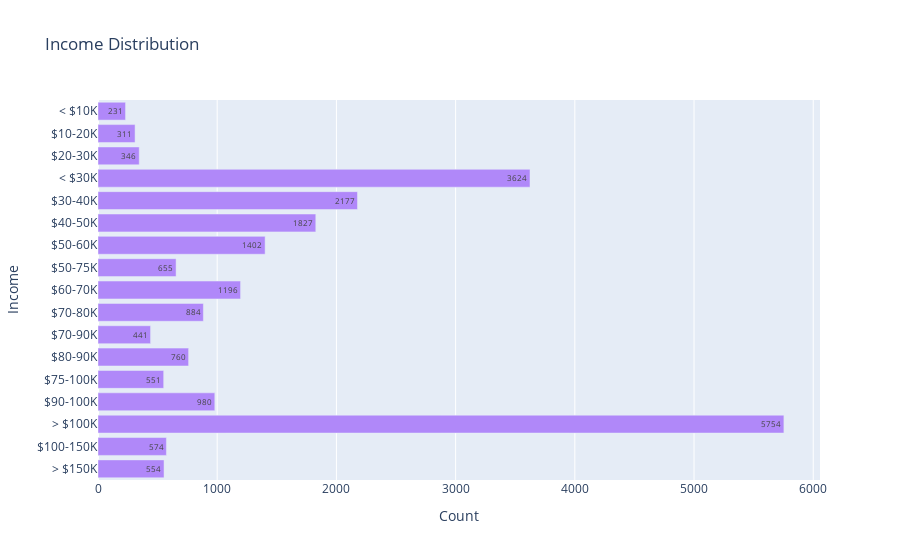

Notebook source saved alongside this figure:
### Code cell
# examine distinct values of INCOME column
df_income_values = sqldf(
    """
    SELECT DISTINCT INCOME
    FROM df_combined
    ORDER BY INCOME ASC
    """
)
# print(df_income_values)

# get count of each income category
# can also use pandas values_count() to achieve this
df_income_distribution = sqldf(
    """
    SELECT INCOME as Income, COUNT(*) as Count
    FROM df_combined
    Where Income NOT IN (
        "Refused",
        "Don't know/Refused/Web blank"
    )
    GROUP BY Income
    """
)

# replace income values with easier-to-read values
df_income_distribution = df_income_distribution.replace({
    'Less than $10,000':'< $10K',
    '$10,000 to less than $20,000':'$10-20K',
    '$20,000 to less than $30,000':'$20-30K',
    'Less than $30,000':'< $30K',
    '$30,000 to less than $40,000':'$30-40K',
    '$40,000 to less than $50,000':'$40-50K',
    '$50,000 to less than $60,000':'$50-60K',
    '$50,000 to less than $75,000': '$50-75K',
    '$60,000 to less than $70,000':'$60-70K',
    '$70,000 to less than $80,000':'$70-80K',
    '$70,000 to less than $90,000':'$70-90K',
    '$75,000 to less than $100,000':'$75-100K',
    '$80,000 to less than $90,000':'$80-90K',
    '$90,000 to less than $100,000':'$90-100K',
    '$100,000 or more':'> $100K',
    '$100,000 to less than $150,000':'$100-150K',
    '$150,000 or more':'> $150K'
})


fig = px.bar(
    df_income_distribution, 
    y='Income', 
    x='Count', 
    text='Count',
    title="Income Distribution",
    color_discrete_sequence=['#b088f9'],
    category_orders={'Income':[
        '< $10K',
        '$10-20K',
        '$20-30K',
        '< $30K',
        '$30-40K',
        '$40-50K',
        '$50-60K',
        '$50-75K',
        '$60-70K',
        '$70-80K',
        '$70-90K',
        '$80-90K',
        '$75-100K',
        '$90-100K',
        '> $100K',
        '$100-150K',
        '> $150K'
    ]}
)
fig.show()

### Figure 1 — Plotly figure (JSON) as saved in the notebook; plotly's stock layout.template omitted (floating-point values rounded to 4 significant figures)
{"data": [{"alignmentgroup": "True", "hovertemplate": "Count=%{text}<br>Income=%{y}<extra></extra>", "legendgroup": "", "marker": {"color": "#b088f9", "pattern": {"shape": ""}}, "name": "", "offsetgroup": "", "orientation": "h", "showlegend": false, "text": [311, 5754, 574, 554, 346, 2177, 1827, 1402, 655, 1196, 884, 441, 551, 760, 980, 231, 3624], "textposition": "auto", "type": "bar", "x": [311, 5754, 574, 554, 346, 2177, 1827, 1402, 655, 1196, 884, 441, 551, 760, 980, 231, 3624], "xaxis": "x", "y": ["$10-20K", "> $100K", "$100-150K", "> $150K", "$20-30K", "$30-40K", "$40-50K", "$50-60K", "$50-75K", "$60-70K", "$70-80K", "$70-90K", "$75-100K", "$80-90K", "$90-100K", "< $10K", "< $30K"], "yaxis": "y"}], "layout": {"barmode": "relative", "legend": {"tracegroupgap": 0}, "title": {"text": "Income Distribution"}, "xaxis": {"anchor": "y", "domain": [0, 1], "title": {"text": "Count"}}, "yaxis": {"anchor": "x", "categoryarray": ["> $150K", "$100-150K", "> $100K", "$90-100K", "$75-100K", "$80-90K", "$70-90K", "$70-80K", "$60-70K", "$50-75K", "$50-60K", "$40-50K", "$30-40K", "< $30K", "$20-30K", "$10-20K", "< $10K"], "categoryorder": "array", "domain": [0, 1], "title": {"text": "Income"}}}}
